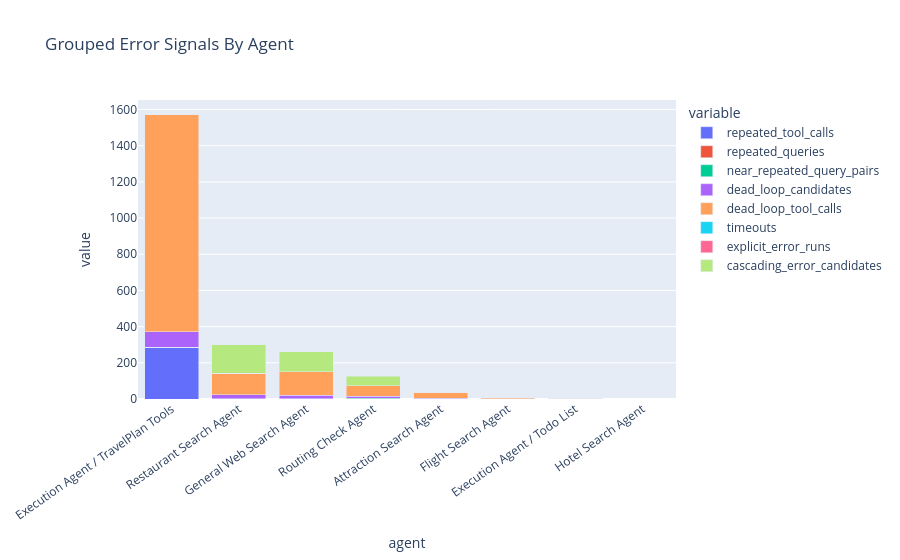

The notebook cell this image was saved under:
### Markdown cell above
## Agent Totals

### Code cell
agent_totals = error_table[['agent', 'unique_tool_calls', 'total_error_signals']].sort_values('total_error_signals', ascending=False)
display(agent_totals)
fig = px.bar(error_table, x='agent', y=error_cols, barmode='stack', title='Grouped Error Signals By Agent')
fig.update_layout(xaxis_tickangle=-35)
fig.show()

### Figure 1 — Plotly figure (JSON) as saved in the notebook; plotly's stock layout.template omitted (floating-point values rounded to 4 significant figures)
{"data": [{"hovertemplate": "variable=repeated_tool_calls<br>agent=%{x}<br>value=%{y}<extra></extra>", "legendgroup": "repeated_tool_calls", "marker": {"color": "#636efa", "pattern": {"shape": ""}}, "name": "repeated_tool_calls", "orientation": "v", "showlegend": true, "textposition": "auto", "type": "bar", "x": ["Execution Agent / TravelPlan Tools", "Restaurant Search Agent", "General Web Search Agent", "Routing Check Agent", "Attraction Search Agent", "Flight Search Agent", "Execution Agent / Todo List", "Hotel Search Agent"], "xaxis": "x", "y": [287, 0, 0, 0, 0, 0, 5, 0], "yaxis": "y"}, {"hovertemplate": "variable=repeated_queries<br>agent=%{x}<br>value=%{y}<extra></extra>", "legendgroup": "repeated_queries", "marker": {"color": "#EF553B", "pattern": {"shape": ""}}, "name": "repeated_queries", "orientation": "v", "showlegend": true, "textposition": "auto", "type": "bar", "x": ["Execution Agent / TravelPlan Tools", "Restaurant Search Agent", "General Web Search Agent", "Routing Check Agent", "Attraction Search Agent", "Flight Search Agent", "Execution Agent / Todo List", "Hotel Search Agent"], "xaxis": "x", "y": [0, 0, 0, 0, 0, 0, 0, 0], "yaxis": "y"}, {"hovertemplate": "variable=near_repeated_query_pairs<br>agent=%{x}<br>value=%{y}<extra></extra>", "legendgroup": "near_repeated_query_pairs", "marker": {"color": "#00cc96", "pattern": {"shape": ""}}, "name": "near_repeated_query_pairs", "orientation": "v", "showlegend": true, "textposition": "auto", "type": "bar", "x": ["Execution Agent / TravelPlan Tools", "Restaurant Search Agent", "General Web Search Agent", "Routing Check Agent", "Attraction Search Agent", "Flight Search Agent", "Execution Agent / Todo List", "Hotel Search Agent"], "xaxis": "x", "y": [0, 2, 1, 5, 0, 0, 0, 0], "yaxis": "y"}, {"hovertemplate": "variable=dead_loop_candidates<br>agent=%{x}<br>value=%{y}<extra></extra>", "legendgroup": "dead_loop_candidates", "marker": {"color": "#ab63fa", "pattern": {"shape": ""}}, "name": "dead_loop_candidates", "orientation": "v", "showlegend": true, "textposition": "auto", "type": "bar", "x": ["Execution Agent / TravelPlan Tools", "Restaurant Search Agent", "General Web Search Agent", "Routing Check Agent", "Attraction Search Agent", "Flight Search Agent", "Execution Agent / Todo List", "Hotel Search Agent"], "xaxis": "x", "y": [84, 21, 21, 10, 5, 1, 0, 0], "yaxis": "y"}, {"hovertemplate": "variable=dead_loop_tool_calls<br>agent=%{x}<br>value=%{y}<extra></extra>", "legendgroup": "dead_loop_tool_calls", "marker": {"color": "#FFA15A", "pattern": {"shape": ""}}, "name": "dead_loop_tool_calls", "orientation": "v", "showlegend": true, "textposition": "auto", "type": "bar", "x": ["Execution Agent / TravelPlan Tools", "Restaurant Search Agent", "General Web Search Agent", "Routing Check Agent", "Attraction Search Agent", "Flight Search Agent", "Execution Agent / Todo List", "Hotel Search Agent"], "xaxis": "x", "y": [1199, 118, 130, 59, 33, 10, 0, 0], "yaxis": "y"}, {"hovertemplate": "variable=timeouts<br>agent=%{x}<br>value=%{y}<extra></extra>", "legendgroup": "timeouts", "marker": {"color": "#19d3f3", "pattern": {"shape": ""}}, "name": "timeouts", "orientation": "v", "showlegend": true, "textposition": "auto", "type": "bar", "x": ["Execution Agent / TravelPlan Tools", "Restaurant Search Agent", "General Web Search Agent", "Routing Check Agent", "Attraction Search Agent", "Flight Search Agent", "Execution Agent / Todo List", "Hotel Search Agent"], "xaxis": "x", "y": [0, 0, 0, 0, 0, 0, 0, 0], "yaxis": "y"}, {"hovertemplate": "variable=explicit_error_runs<br>agent=%{x}<br>value=%{y}<extra></extra>", "legendgroup": "explicit_error_runs", "marker": {"color": "#FF6692", "pattern": {"shape": ""}}, "name": "explicit_error_runs", "orientation": "v", "showlegend": true, "textposition": "auto", "type": "bar", "x": ["Execution Agent / TravelPlan Tools", "Restaurant Search Agent", "General Web Search Agent", "Routing Check Agent", "Attraction Search Agent", "Flight Search Agent", "Execution Agent / Todo List", "Hotel Search Agent"], "xaxis": "x", "y": [0, 0, 0, 0, 0, 0, 0, 0], "yaxis": "y"}, {"hovertemplate": "variable=cascading_error_candidates<br>agent=%{x}<br>value=%{y}<extra></extra>", "legendgroup": "cascading_error_candidates", "marker": {"color": "#B6E880", "pattern": {"shape": ""}}, "name": "cascading_error_candidates", "orientation": "v", "showlegend": true, "textposition": "auto", "type": "bar", "x": ["Execution Agent / TravelPlan Tools", "Restaurant Search Agent", "General Web Search Agent", "Routing Check Agent", "Attraction Search Agent", "Flight Search Agent", "Execution Agent / Todo List", "Hotel Search Agent"], "xaxis": "x", "y": [0, 160, 110, 53, 2, 0, 0, 0], "yaxis": "y"}], "layout": {"barmode": "stack", "legend": {"title": {"text": "variable"}, "tracegroupgap": 0}, "title": {"text": "Grouped Error Signals By Agent"}, "xaxis": {"anchor": "y", "domain": [0.0, 1.0], "tickangle": -35, "title": {"text": "agent"}}, "yaxis": {"anchor": "x", "domain": [0.0, 1.0], "title": {"text": "value"}}}}
